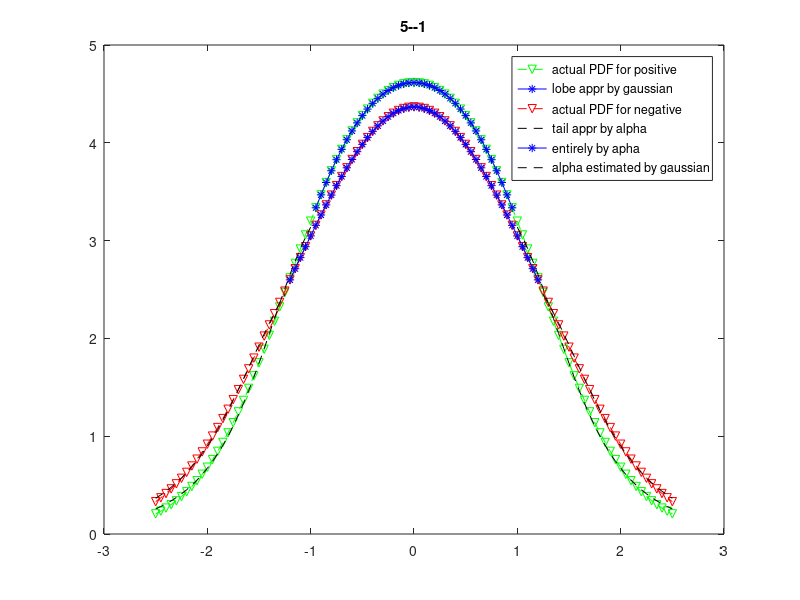
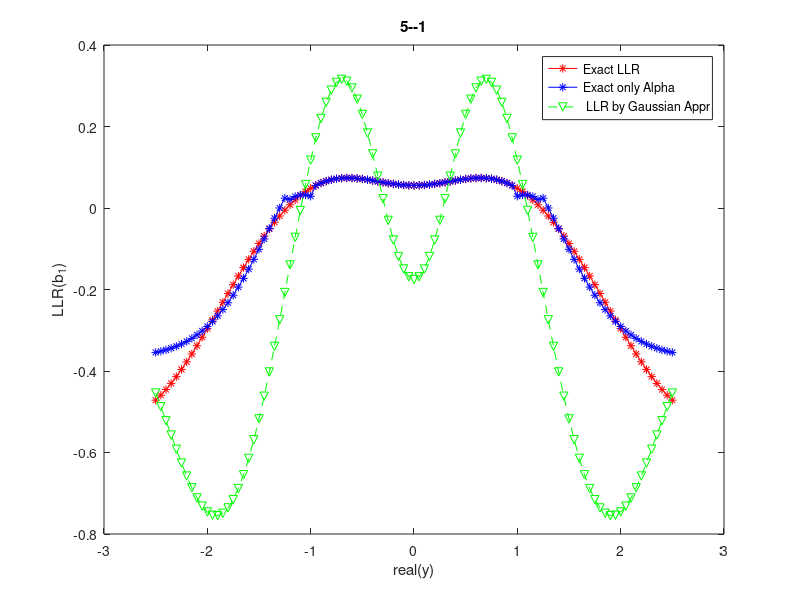

Recreate these plots in MATLAB, in order. (Note: this script raises an error after producing the figures.)
clc
clear
close all
KK=[-1.0801    -0.7715  -0.4629  -0.1543  0.1543 0.4629  0.7715  1.0801];

% gamma_s=0.5;
% alpha=1.0;
delta=0;
beta_skew=0;
zel=[-1.0801  -0.7715  -0.4629 -0.1543  0.1543  0.4629  0.7715  1.0801];
sefr=zeros(1,8);
alpha=1.75;
SNR_inx=1;
KJ=[-2.5:0.05:2.5];

% %  KJ(1)=-2.5 ,  KJ(35)=-0.8  KJ(0)=51  KJ(67)=0.8  KJ(101)=2.5 
pos_gauss_start=32;
pos_gauss_end=70;
pos_alpha_left=31;
pos_alpha_right=71;

neg_gauss_start=27;
neg_gauss_end=75;
neg_alpha_left=26;
neg_alpha_right=76;

for SNR=5:5:15
    kappa_inx=1;
    for kappa=1:2:5
        gamma_g=(inv(10^(SNR/10)))*(1/(kappa+1));
        gamma_s=kappa*gamma_g;
        
        Dist_1=-0.7715;
        Dist_2=-0.4629;
        Dist_3=0.46291;
        Dist_4=0.7715;
       
        Dist_5=-1.0801;
        Dist_6=-0.1543;
        Dist_7=0.1543;
        Dist_8=1.0801;
        
        kk=0;
        for KJ=[-2.5:0.05:2.5];
            kk=kk+1;
            Sf_1=@(x)((exp(-gamma_s*(abs(x).^alpha))).*cos((KJ-Dist_1)*x));
            Sf_2=@(x)((exp(-gamma_s*(abs(x).^alpha))).*cos((KJ-Dist_2)*x));
            Sf_3=@(x)((exp(-gamma_s*(abs(x).^alpha))).*cos((KJ-Dist_3)*x));
            Sf_4=@(x)((exp(-gamma_s*(abs(x).^alpha))).*cos((KJ-Dist_4)*x));
            Sf_5=@(x)((exp(-gamma_s*(abs(x).^alpha))).*cos((KJ-Dist_5)*x));
            Sf_6=@(x)((exp(-gamma_s*(abs(x).^alpha))).*cos((KJ-Dist_6)*x));
            Sf_7=@(x)((exp(-gamma_s*(abs(x).^alpha))).*cos((KJ-Dist_7)*x));
            Sf_8=@(x)((exp(-gamma_s*(abs(x).^alpha))).*cos((KJ-Dist_8)*x));
            
            f_1=@(x)((exp(((-1)*gamma_g*(x.^2))-gamma_s*(abs(x).^alpha))).*cos((KJ-Dist_1)*x));
            f_2=@(x)((exp(((-1)*gamma_g*(x.^2))-gamma_s*(abs(x).^alpha))).*cos((KJ-Dist_2)*x));
            f_3=@(x)((exp(((-1)*gamma_g*(x.^2))-gamma_s*(abs(x).^alpha))).*cos((KJ-Dist_3)*x));
            f_4=@(x)((exp(((-1)*gamma_g*(x.^2))-gamma_s*(abs(x).^alpha))).*cos((KJ-Dist_4)*x));
            f_5=@(x)((exp(((-1)*gamma_g*(x.^2))-gamma_s*(abs(x).^alpha))).*cos((KJ-Dist_5)*x));
            f_6=@(x)((exp(((-1)*gamma_g*(x.^2))-gamma_s*(abs(x).^alpha))).*cos((KJ-Dist_6)*x));
            f_7=@(x)((exp(((-1)*gamma_g*(x.^2))-gamma_s*(abs(x).^alpha))).*cos((KJ-Dist_7)*x));
            f_8=@(x)((exp(((-1)*gamma_g*(x.^2))-gamma_s*(abs(x).^alpha))).*cos((KJ-Dist_8)*x));
            
            Gauss(1,kk) = integral(f_1,0,1000);
            Gauss(2,kk) = integral(f_2,0,1000);
            Gauss(3,kk) = integral(f_3,0,1000);
            Gauss(4,kk) = integral(f_4,0,1000);
            Gauss_neg(1,kk) = integral(f_5,0,1000);
            Gauss_neg(2,kk) = integral(f_6,0,1000);
            Gauss_neg(3,kk) = integral(f_7,0,1000);
            Gauss_neg(4,kk) = integral(f_8,0,1000);
            Astable(1,kk) = integral(Sf_1,0,1000);
            Astable(2,kk) = integral(Sf_2,0,1000);
            Astable(3,kk) = integral(Sf_3,0,1000);
            Astable(4,kk) = integral(Sf_4,0,1000);
            Astable_neg(1,kk) = integral(Sf_5,0,1000);
            Astable_neg(2,kk) = integral(Sf_6,0,1000);
            Astable_neg(3,kk) = integral(Sf_7,0,1000);
            Astable_neg(4,kk) = integral(Sf_8,0,1000);
        end
        
        KJ=[-2.5:0.05:2.5];  
        samp_1=sum(Gauss(:,pos_gauss_start:pos_gauss_end));
        inv_samp_1=sum(Gauss(:,pos_alpha_right:end));
        samp_2=sum(Astable);
        samp_3=sum(Gauss_neg(:,neg_gauss_start:neg_gauss_end));
        inv_samp_2=sum(Gauss_neg(:,neg_alpha_right:end));
        samp_4=sum(Astable_neg);
        inv_samp_3=sum(Gauss(:,1:pos_alpha_left));
        inv_samp_4=sum(Gauss_neg(:,1:neg_alpha_left));
        model_pos =  @(p,x) p(1)*(1/(sqrt(2*pi*p(3))))*(exp(-(((x-p(2)).^2)/(2*(p(3)))))+exp(-(((x+p(2)).^2)/(2*(p(3))))));
        model_neg =  @(p,x) p(1)*(((1/(sqrt(2*pi*p(2))))*exp(-(((x).^2)/(2*(p(2))))))+((1/(sqrt(2*pi*p(3))))*(exp(-(((x-p(4)).^2)/(2*(p(3)))))+exp(-(((x+p(4)).^2)/(2*(p(3))))))));
        model_inv= @(g,y) g(1)./((g(2)*(abs(y).^g(3)))+g(4));
        cof_inv_1=nlinfit(KJ(pos_alpha_right:end), inv_samp_1, model_inv, [1 1 1 1]);
        cof_inv_2=nlinfit(KJ(neg_alpha_right:end), inv_samp_2, model_inv, [1 1 1 1]);
        cof_inv_3=nlinfit(KJ(1:pos_alpha_left), inv_samp_3, model_inv, [1 1 1 1]);
        cof_inv_4=nlinfit(KJ(1:neg_alpha_left), inv_samp_4, model_inv, [1 1 1 1]);
        coefEsts_1 = nlinfit(KJ(pos_gauss_start:pos_gauss_end), samp_1, model_pos, [3 0.5 1]);
        coefEsts_2 = nlinfit(KJ, samp_2, model_inv, [1 1 1 1]);
        coefEsts_3 = nlinfit(KJ(neg_gauss_start:neg_gauss_end), samp_3, model_neg, [3 0.5 0.5 1]);
        coefEsts_4 = nlinfit(KJ, samp_4, model_inv, [3 1 1 1]);
        pos_inv=model_inv([cof_inv_1(1)    cof_inv_1(2)    cof_inv_1(3)  cof_inv_1(4)], KJ(pos_alpha_right:end));
        neg_inv=model_inv([cof_inv_2(1)    cof_inv_2(2)    cof_inv_2(3)  cof_inv_2(4)] , KJ(neg_alpha_right:end));
        pos_inv_2=model_inv([cof_inv_3(1)    cof_inv_3(2)    cof_inv_3(3)  cof_inv_3(4)], KJ(1:pos_alpha_left));
        neg_inv_2=model_inv([cof_inv_4(1)    cof_inv_4(2)    cof_inv_4(3)  cof_inv_4(4) ] , KJ(1:neg_alpha_left));
        Positive_1=model_pos([coefEsts_1(1)    coefEsts_1(2)    coefEsts_1(3)], KJ(pos_gauss_start:pos_gauss_end));
        Positive_2=model_inv([coefEsts_2(1)    coefEsts_2(2)    coefEsts_2(3) coefEsts_2(4)], KJ);
        negative_1=model_neg([coefEsts_3(1)    coefEsts_3(2)    coefEsts_3(3) coefEsts_3(4)], KJ(neg_gauss_start:neg_gauss_end));
        negative_2=model_inv([coefEsts_4(1)    coefEsts_4(2)    coefEsts_4(3)  coefEsts_4(4)], KJ);
        
        figure
        plot(KJ,sum(Gauss),'gv--');hold on;plot(KJ(pos_gauss_start:pos_gauss_end),Positive_1,'b*-');hold on;plot(KJ,sum(Gauss_neg),'rv--');hold on ;plot(KJ(1:pos_alpha_left),(pos_inv_2),'k--')
        hold on;plot(KJ(neg_gauss_start:neg_gauss_end),negative_1,'b*-')
        hold on;plot(KJ(pos_alpha_right:end),(pos_inv),'k--')
        hold on;plot(KJ(1:neg_alpha_left),(neg_inv_2),'k--');hold on;plot(KJ(neg_alpha_right:end),(neg_inv),'k--')
%         hold on;plot(KJ,samp_2,'k*-');hold on;plot(KJ,samp_4,'k*-')
%         hold on;plot(KJ,Positive_2,'r*-');hold on;plot(KJ,negative_2,'r*-')
        legend('actual PDF for positive','lobe appr by gaussian ','actual PDF for negative','tail appr by alpha','entirely by apha','alpha estimated by gaussian')
        title([num2str(SNR)  '--' num2str(kappa)])
        

        LLR_Actual=log((sum(Gauss))./(sum(Gauss_neg)));
        LLR_alpha=log(sum(Astable)./sum(Astable_neg));
        LLR_EST_B0=log([pos_inv_2  Positive_1  pos_inv] ./[neg_inv_2  negative_1  neg_inv]);       

        figure
        plot(KJ,LLR_Actual,'r*-');
        hold on;plot(KJ,LLR_EST_B0,'b-*');
        hold on;plot(KJ,LLR_alpha,'gv--');
        legend('Exact LLR','Exact only Alpha',' LLR by Gaussian Appr','LLR by tail Appr')
        xlabel('real(y)')
        ylabel('LLR(b_1)')
        title([num2str(SNR)  '--' num2str(kappa)])
        kappa_inx=kappa_inx+1;
    end
    SNR_inx=SNR_inx+1;
end

